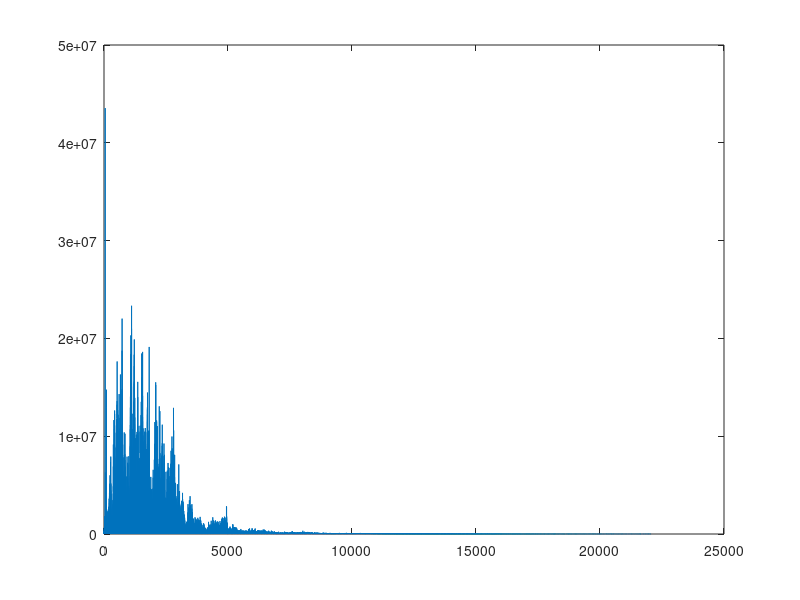

Source code (MATLAB):
x = load('water_sound.mat');
y = x.y; fs = x.fs;
N = length(y); T=1/fs;
r = nextpow2(N);
M = 2^r;
y = [y;zeros(M-N,1)]; N=M;
yft = fft(y);
f = [0:N/2,-N/2:-1]*fs/N;
indx = find(f>=0);
power_xf = yft.*conj(yft);
plot(f(indx),abs(power_xf(indx)));


